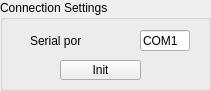
     <widget class="QGroupBox" name="groupBox">
      <property name="geometry">
       <rect>
        <x>250</x>
        <y>340</y>
        <width>211</width>
        <height>91</height>
       </rect>
      </property>
      <property name="title">
       <string>Connection Settings</string>
      </property>
      <widget class="QPushButton" name="pushButtonLaserInit">
       <property name="geometry">
        <rect>
         <x>60</x>
         <y>60</y>
         <width>81</width>
         <height>20</height>
        </rect>
       </property>
       <property name="text">
        <string>Init</string>
       </property>
      </widget>
      <widget class="QLabel" name="labelLaserPSSerialPort">
       <property name="geometry">
        <rect>
         <x>30</x>
         <y>30</y>
         <width>51</width>
         <height>21</height>
        </rect>
       </property>
       <property name="text">
        <string>Serial port</string>
       </property>
       <property name="alignment">
        <set>Qt::AlignLeading|Qt::AlignLeft|Qt::AlignVCenter</set>
       </property>
       <property name="wordWrap">
        <bool>false</bool>
       </property>
      </widget>
      <widget class="QLineEdit" name="LaserPSSerialPort">
       <property name="geometry">
        <rect>
         <x>140</x>
         <y>30</y>
         <width>50</width>
         <height>21</height>
        </rect>
       </property>
       <property name="text">
        <string>COM1</string>
       </property>
      </widget>
     </widget>
